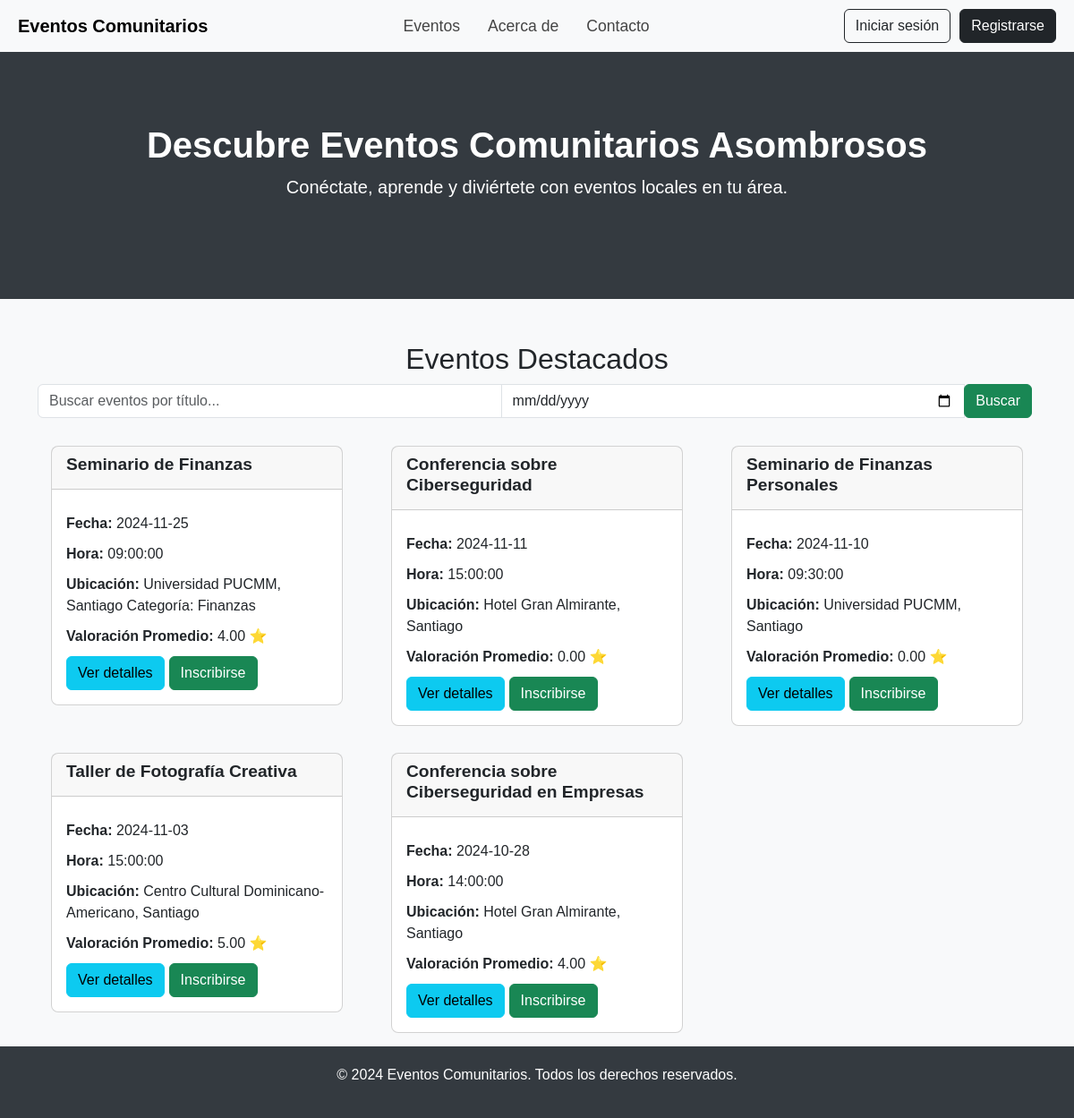
The page / on the database its author committed.
### tables this page shows
CREATE TABLE `eventos` (
  `id` int(6) UNSIGNED NOT NULL,
  `titulo` varchar(100) NOT NULL,
  `descripcion` text NOT NULL,
  `fecha` date NOT NULL,
  `ubicacion` varchar(100) NOT NULL,
  `categoria` varchar(50) NOT NULL,
  `valoracion_promedio` float DEFAULT 0,
  `fecha_creacion` timestamp NOT NULL DEFAULT current_timestamp() ON UPDATE current_timestamp(),
  `hora` time NOT NULL
);

### index.php (called while the page is built)
<?php
include 'home.php';
?>

### home.php (the view, shortened to what this page needs)
<?php
include 'php/db_connection.php';
$usuario_autenticado = isset($_SESSION['usuario_id']);
include 'php/header.php';
function obtenerValoracionPromedio($conn, $evento_id) {
    $sql = "SELECT AVG(valoracion) AS valoracion_promedio FROM comentarios WHERE evento_id = ?";
    $stmt = $conn->prepare($sql);
    $stmt->bind_param("i", $evento_id);
    $stmt->execute();
    $result = $stmt->get_result();
    $row = $result->fetch_assoc();
    return $row['valoracion_promedio'] ? round($row['valoracion_promedio'], 2) : 0;
}
$busqueda = isset($_GET['busqueda']) ? $_GET['busqueda'] : '';
$fecha = isset($_GET['fecha']) ? $_GET['fecha'] : '';
$sql = "SELECT * FROM eventos WHERE titulo LIKE ? ";
$sql .= "ORDER BY fecha DESC LIMIT 6";
$stmt = $conn->prepare($sql);
$busqueda_param = '%' . $busqueda . '%';
if (!empty($fecha)) {
    $stmt->bind_param("ss", $busqueda_param, $fecha);
} else {
    $stmt->bind_param("s", $busqueda_param);
}
$stmt->execute();
$result = $stmt->get_result();
$inscripciones = [];
?>
<!DOCTYPE html>
<html lang="es">
<head>
    <link href="https://cdn.jsdelivr.net/npm/bootstrap@5.3.0-alpha1/dist/css/bootstrap.min.css" rel="stylesheet">
    <link href="css/home_styles.css" rel="stylesheet">
    <link rel="stylesheet" href="https://cdn.jsdelivr.net/npm/sweetalert2@11/dist/sweetalert2.min.css">
    <link rel="stylesheet" href="https://cdnjs.cloudflare.com/ajax/libs/font-awesome/6.0.0-beta3/css/all.min.css">
</head>
<body>
    <section class="hero-section">
        <div class="container">
            <h1>Descubre Eventos Comunitarios Asombrosos</h1>
            <p>Conéctate, aprende y diviértete con eventos locales en tu área.</p>
        </div>
    </section>
    <div class="container mt-5">
        <h2 class="text-center">Eventos Destacados</h2>
        <form method="GET" action="">
            <div class="input-group mb-3">
                <input type="text" name="busqueda" class="form-control" placeholder="Buscar eventos por título..." value="<?php echo htmlspecialchars($busqueda, ENT_QUOTES, 'UTF-8'); ?>">
                <input type="date" name="fecha" class="form-control" value="<?php echo htmlspecialchars($fecha, ENT_QUOTES, 'UTF-8'); ?>">
                <div class="input-group-append">
                    <button class="btn btn-success" type="submit">Buscar</button>
                </div>
            </div>
        </form>
        <div class="row">
            <?php
            if ($result->num_rows > 0) {
                while ($row = $result->fetch_assoc()) {
                    $evento_id = $row['id'];
                    $esta_inscrito = in_array($evento_id, $inscripciones);
                    $valoracion_promedio = obtenerValoracionPromedio($conn, $evento_id);
                    echo "<div class='col-md-4'>
                            <div class='card'>
                                <div class='card-header'>
                                    <h5 class='event-title'>" . htmlspecialchars($row['titulo'], ENT_QUOTES, 'UTF-8') . "</h5>
                                </div>
                                <div class='card-body'>
                                    <p class='event-info'><strong>Fecha:</strong> " . htmlspecialchars($row['fecha'], ENT_QUOTES, 'UTF-8') . "</p>
                                    <p class='event-info'><strong>Hora:</strong> " . htmlspecialchars($row['hora'], ENT_QUOTES, 'UTF-8') . "</p>
                                    <p class='event-info'><strong>Ubicación:</strong> " . htmlspecialchars($row['ubicacion'], ENT_QUOTES, 'UTF-8') . "</p>
                                    <p class='event-info'><strong>Valoración Promedio:</strong> " . number_format($valoracion_promedio, 2) . " ⭐</p>
                                    <a href='php/event_detail.php?id=" . $row['id'] . "' class='btn btn-info'>Ver detalles</a>";
                    if ($esta_inscrito) {
                        echo "<span class='btn btn-secondary disabled'>Inscrito</span>";
                    } else {
                        if (!$usuario_autenticado) {
                            echo "<button class='btn btn-success' onclick='mostrarAlertaAutenticacion()'>Inscribirse</button>";
                        } else {
                            echo "<a href='?evento_id=" . $row['id'] . "' class='btn btn-success'>Inscribirse</a>";
                        }
                    }
                    echo "</div></div></div>";
                }
            } else {
                echo "<div class='col-12'><p class='text-center'>No hay eventos destacados para mostrar.</p></div>";
            }
            ?>
        </div>
    </div>
    <footer class="footer">
        <div class="container">
            <p>© 2024 Eventos Comunitarios. Todos los derechos reservados.</p>
        </div>
    </footer>
</body>
</html>

### php/header.php (shortened to what this page needs)
<!DOCTYPE html>
<html lang="es">
<head>
    <link href="https://cdn.jsdelivr.net/npm/bootstrap@5.3.0-alpha1/dist/css/bootstrap.min.css" rel="stylesheet">
    <link rel="stylesheet" href="https://cdnjs.cloudflare.com/ajax/libs/font-awesome/6.0.0-beta3/css/all.min.css">
</head>
<body>
    <nav class="navbar navbar-expand-lg navbar-light bg-light">
        <a class="navbar-brand" href="home.php">Eventos Comunitarios</a>
        <div class="collapse navbar-collapse" id="navbarNav">
            <ul class="navbar-nav mx-auto">
                <li class="nav-item">
                    <a class="nav-link" href="user_event_list.php">Eventos</a>
                </li>
                <li class="nav-item">
                    <a class="nav-link" href="php/about.php">Acerca de</a>
                </li>
                <li class="nav-item">
                    <a class="nav-link" href="contact.php">Contacto</a>
                </li>
            </ul>
            <ul class="navbar-nav">
                <li class="nav-item">
                    <a class="btn btn-outline-dark" href="login.php">Iniciar sesión</a>
                </li>
                <li class="nav-item">
                    <a class="btn btn-dark" href="register.php">Registrarse</a>
                </li>
            </ul>
        </div>
    </nav>
</body>
</html>

### css/home_styles.css (style rules this page uses)
body { background-color: #f8f9fa; margin: 0; padding: 0; font-family: Arial, sans-serif; }
.hero-section { background-color: #343a40; color: white; text-align: center; padding: 80px 0; margin-bottom: 20px; }
.hero-section h1 { font-size: 2.5rem; font-weight: bold; }
.hero-section p { font-size: 1.25rem; margin-bottom: 30px; }
.card { margin: 15px; border-radius: 8px; }
.footer { background-color: #343a40; color: white; text-align: center; padding: 20px 0; position: relative; bottom: 0; width: 100%; }
.event-title { font-size: 1.2rem; font-weight: bold; }
.event-info { margin: 10px 0; }
.btn { margin-right: 5px; }

### php/header.php (style rules this page uses)
.navbar-brand { font-weight: bold; color: #000; font-size: 1.5rem; margin-left: 20px; }
.navbar-nav .nav-link { color: #444; font-size: 1.1rem; margin-right: 15px; }
.navbar-nav .btn { margin-right: 10px; }
.navbar-nav .btn-dark { margin-right: 20px; }
.navbar { padding: 10px 0; }

### rows shown on the page
eventos: titulo "Seminario de Finanzas", fecha "2024-11-25", hora "09:00:00", ubicacion "Universidad PUCMM, Santiago Categoría: Finanzas", valoracion_promedio "4.00", shows "Inscribirse"
eventos: titulo "Conferencia sobre Ciberseguridad", fecha "2024-11-11", hora "15:00:00", ubicacion "Hotel Gran Almirante, Santiago", valoracion_promedio "0.00", shows "Inscribirse"
eventos: titulo "Seminario de Finanzas Personales", fecha "2024-11-10", hora "09:30:00", ubicacion "Universidad PUCMM, Santiago", valoracion_promedio "0.00", shows "Inscribirse"
eventos: titulo "Taller de Fotografía Creativa", fecha "2024-11-03", hora "15:00:00", ubicacion "Centro Cultural Dominicano-Americano, Santiago", valoracion_promedio "5.00", shows "Inscribirse"
eventos: titulo "Conferencia sobre Ciberseguridad en Empresas", fecha "2024-10-28", hora "14:00:00", ubicacion "Hotel Gran Almirante, Santiago", valoracion_promedio "4.00", shows "Inscribirse"
